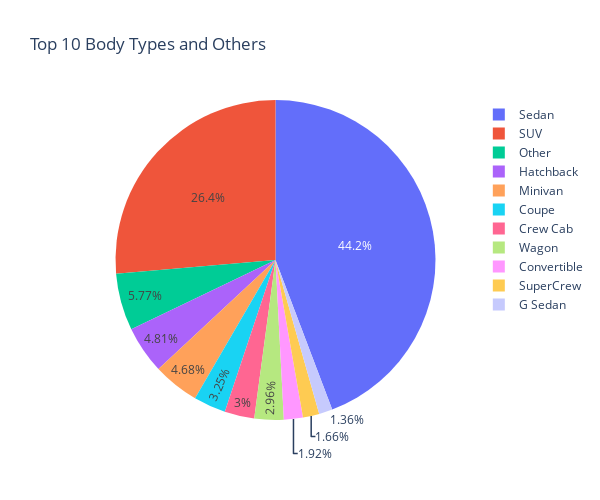

The code cell stored with this chart in its notebook:
### Code cell
#Count the occurrences of each body type
body_counts = car_df['body'].value_counts()

#Get the top 10 body types
top_10_bodies = body_counts.head(10)

#Sum the counts of the body types not in the top 10
other_count = body_counts[10:].sum()

#Create a DataFrame with the top 10 bodies
top_bodies_df = pd.DataFrame({
    'body': top_10_bodies.index,
    'percent': top_10_bodies.values / len(car_df)
})

#Calculate 'Other' category and create its DataFrame
other_df = pd.DataFrame({'body': ['Other'], 'percent': [other_count / len(car_df)]})

#Concatenate top 10 bodies DataFrame and 'Other' DataFrame
combined_df = pd.concat([top_bodies_df, other_df], ignore_index=True)

#Create the pie chart using Plotly
fig = px.pie(
    combined_df,
    names='body',
    values='percent',
    title='Top 10 Body Types and Others',
    width=600,
    height=500
)

fig.show()

### Figure 1 — Plotly figure (JSON) as saved in the notebook; plotly's stock layout.template omitted (floating-point values rounded to 4 significant figures)
{"data": [{"domain": {"x": [0, 1], "y": [0, 1]}, "hovertemplate": "body=%{label}<br>percent=%{value}<extra></extra>", "labels": ["Sedan", "SUV", "Hatchback", "Minivan", "Coupe", "Crew Cab", "Wagon", "Convertible", "SuperCrew", "G Sedan", "Other"], "legendgroup": "", "name": "", "showlegend": true, "type": "pie", "values": [0.4319, 0.2574, 0.04695, 0.04568, 0.03177, 0.02934, 0.02886, 0.01875, 0.01616, 0.01327, 0.0563]}], "layout": {"height": 500, "legend": {"tracegroupgap": 0}, "title": {"text": "Top 10 Body Types and Others"}, "width": 600}}
